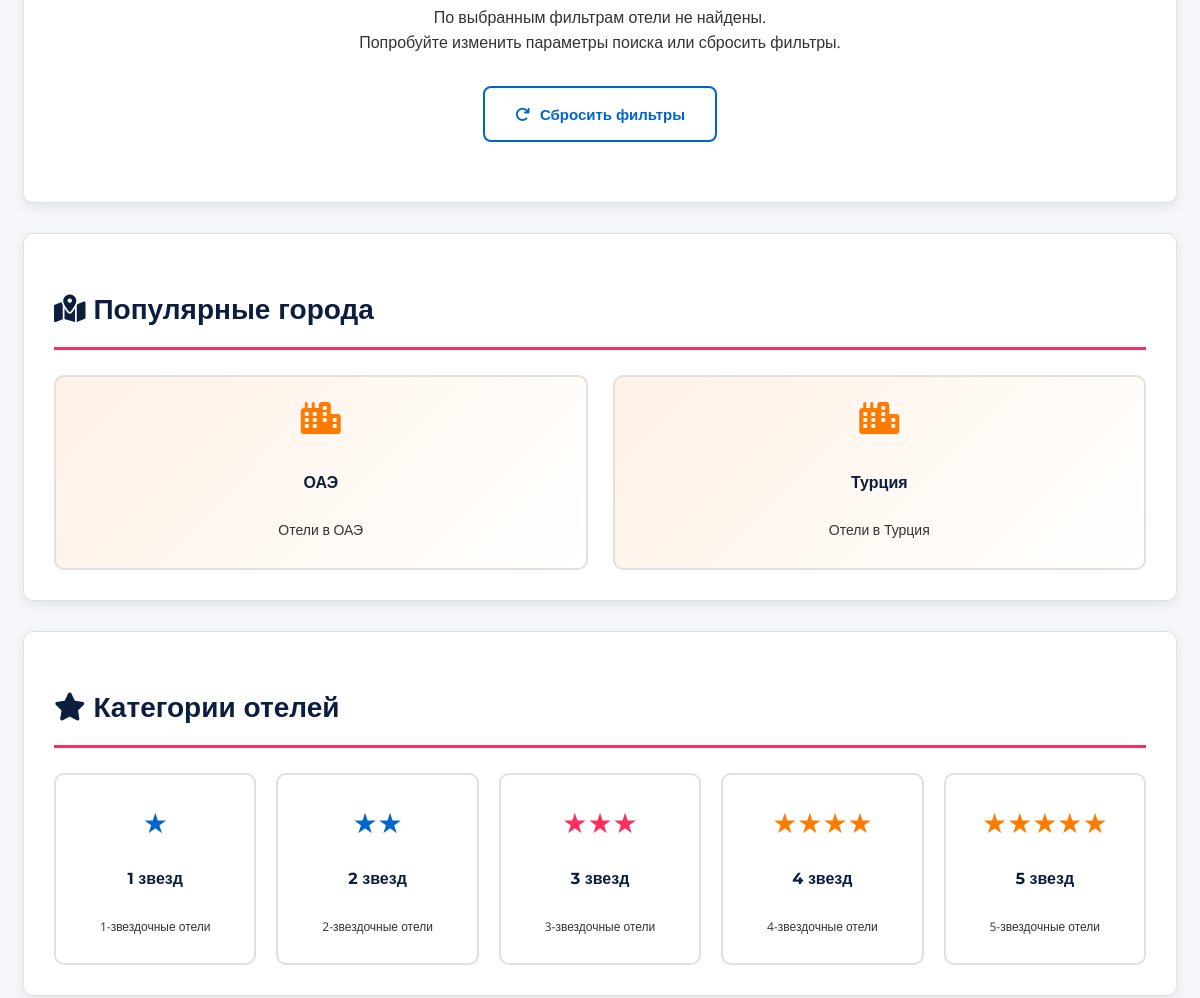
Page /hotels/?stars=1 (middle part) on the earlier database version.
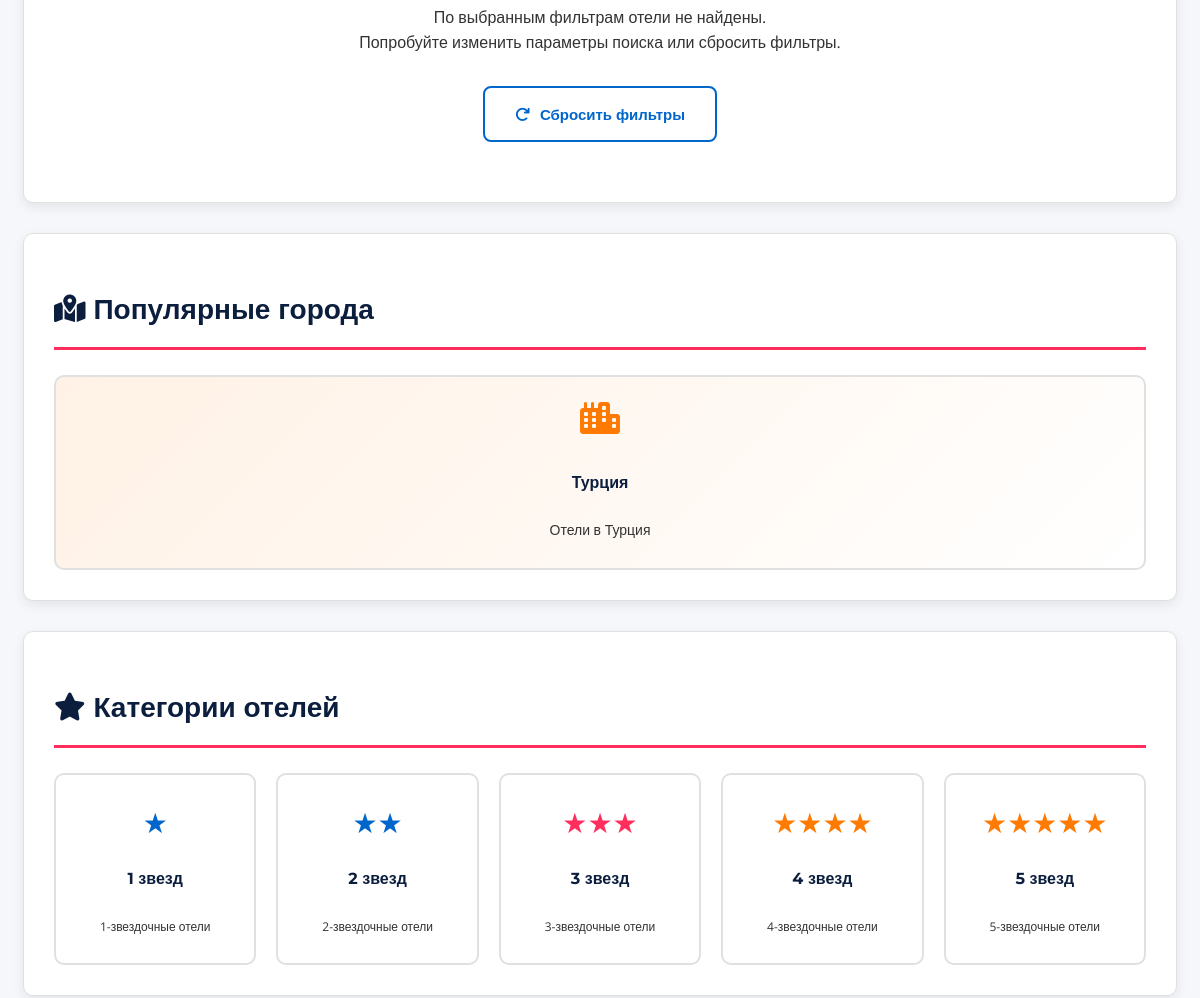
Same page on the later database version.
### main/models.py (models this page shows, shortened)
class Hotel(models.Model):
    name = models.CharField(max_length=200, verbose_name="Название отеля")
    stars = models.IntegerField(verbose_name="Звёзды")
    city = models.CharField(max_length=100, verbose_name="Город")
    price_per_night = models.DecimalField(max_digits=8, decimal_places=2, verbose_name="Цена за ночь")

### main/views.py (the view)
# urls.py: path('hotels/', views.hotels_page, name='hotels_page'),
def hotels_page(request):
    query = request.GET.get('q', '').strip()
    city_filter = request.GET.get('city', '')
    stars_filter = request.GET.get('stars', '')
    sort_by = request.GET.get('sort', 'name')
    hotels = Hotel.objects.all()
    if query:
        hotels = hotels.filter(
            Q(name__icontains=query) |
            Q(city__icontains=query)
        )
    if city_filter:
        hotels = hotels.filter(city__icontains=city_filter)
    if stars_filter and stars_filter != 'all':
        hotels = hotels.filter(stars=stars_filter)
    if sort_by == 'price_asc':
        hotels = hotels.order_by('price_per_night')
    elif sort_by == 'price_desc':
        hotels = hotels.order_by('-price_per_night')
    elif sort_by == 'stars':
        hotels = hotels.order_by('-stars', 'name')
    elif sort_by == 'name':
        hotels = hotels.order_by('name')
    else:
        hotels = hotels.order_by('name')
    cities = Hotel.objects.values_list('city', flat=True).distinct().order_by('city')
    stars_choices = [1, 2, 3, 4, 5]
    return render(request, 'main/hotels_page.html', {
        'hotels': hotels,
        'query': query,
        'cities': cities,
        'stars_choices': stars_choices,
        'selected_city': city_filter,
        'selected_stars': stars_filter,
        'sort_by': sort_by,
    })

### main/templates/main/hotels_page.html (shortened to what the changed rows need)
{% extends 'main/base.html' %}
{% block content %}
<div class="card">
    <h2 class="card-title">
        <i class="fas fa-map-marked-alt"></i> Популярные города
    </h2>
    <div class="grid grid-4">
        {% for city in cities|slice:":8" %}
        <a href="?city={{ city|urlencode }}"
           class="city-card"
           style="display: block; text-decoration: none; color: inherit;">
            <div style="text-align: center; padding: 25px 15px; border: 2px solid var(--coral-border); border-radius: 10px; transition: all 0.3s; background: linear-gradient(135deg, rgba(255, 122, 0, 0.1), rgba(255, 255, 255, 0.5));"
                 onmouseover="this.style.borderColor='var(--coral-orange)'; this.style.transform='translateY(-5px)';"
                 onmouseout="this.style.borderColor='var(--coral-border)'; this.style.transform='translateY(0)';">
                <i class="fas fa-city" style="font-size: 32px; color: var(--coral-orange); margin-bottom: 15px;"></i>
                <h4 style="font-family: 'Montserrat', sans-serif; color: var(--coral-dark);">
                    {{ city }}
                </h4>
                <span style="color: var(--coral-text); font-size: 14px;">
                    Отели в {{ city }}
                </span>
            </div>
        </a>
        {% endfor %}
    </div>
</div>
<div class="card">
    <h2 class="card-title">
        <i class="fas fa-star"></i> Категории отелей
    </h2>
    <div class="grid grid-5">
        {% for stars in stars_choices %}
        <a href="?stars={{ stars }}"
           class="stars-card"
           style="display: block; text-decoration: none; color: inherit;">
            <div style="text-align: center; padding: 25px 15px; border: 2px solid var(--coral-border); border-radius: 10px; transition: all 0.3s;"
                 onmouseover="this.style.borderColor='var(--coral-orange)'; this.style.transform='translateY(-5px)';"
                 onmouseout="this.style.borderColor='var(--coral-border)'; this.style.transform='translateY(0)';">
                <div style="font-size: 28px; color: {% if stars >= 4 %}var(--coral-orange){% elif stars >= 3 %}var(--coral-red){% else %}var(--coral-blue){% endif %}; margin-bottom: 10px;">
                    {% with ''|center:stars as range %}
                    {% for _ in range %}★{% endfor %}
                    {% endwith %}
                </div>
                <h4 style="font-family: 'Montserrat', sans-serif; color: var(--coral-dark); font-size: 16px;">
                    {{ stars }} звезд
                </h4>
                <span style="color: var(--coral-text); font-size: 12px;">
                    {{ stars }}-звездочные отели
                </span>
            </div>
        </a>
        {% endfor %}
    </div>
</div>
{% endblock %}

Differences in the rows shown:
removed Hotel: city "ОАЭ"
